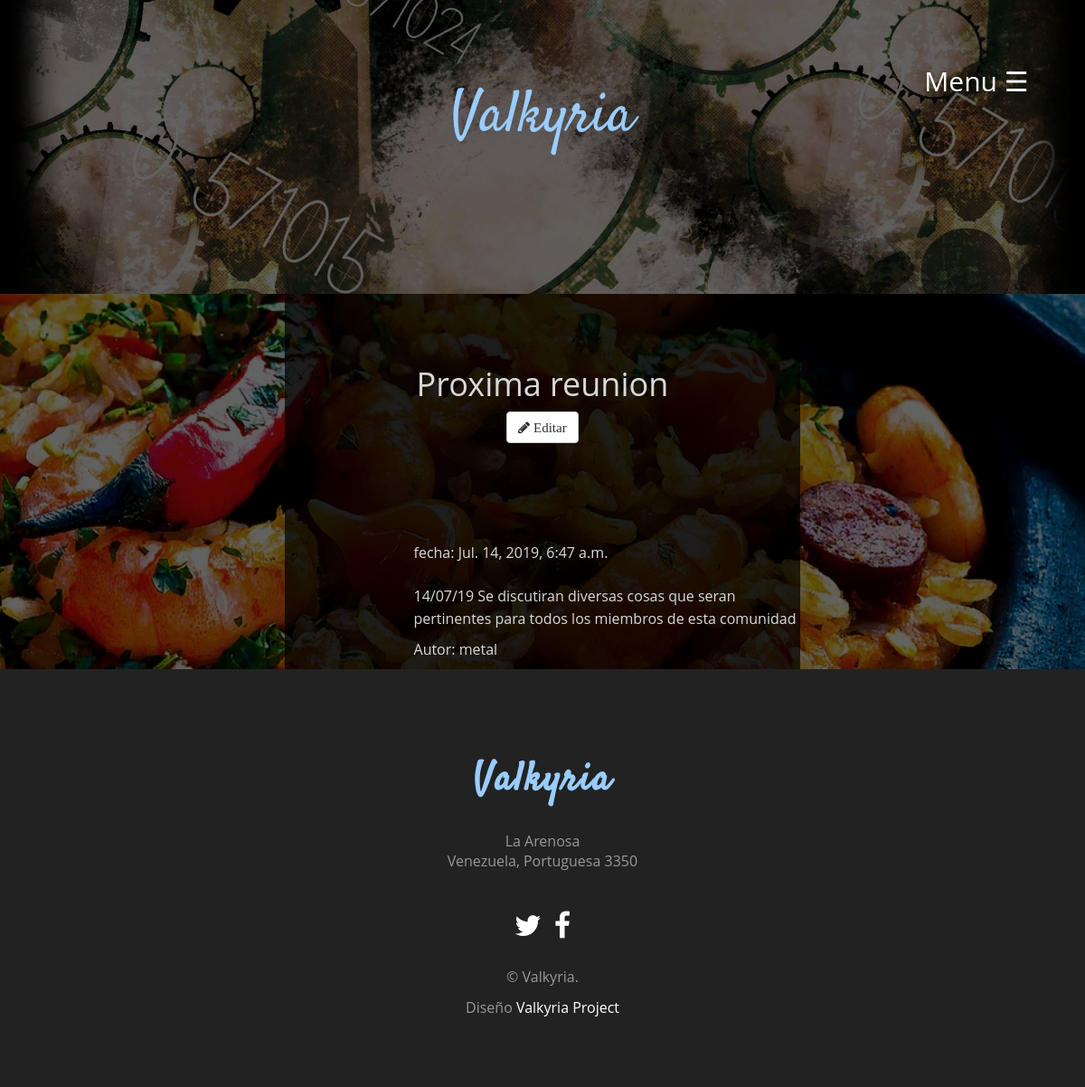
Before: /post/2/ with the older database file.
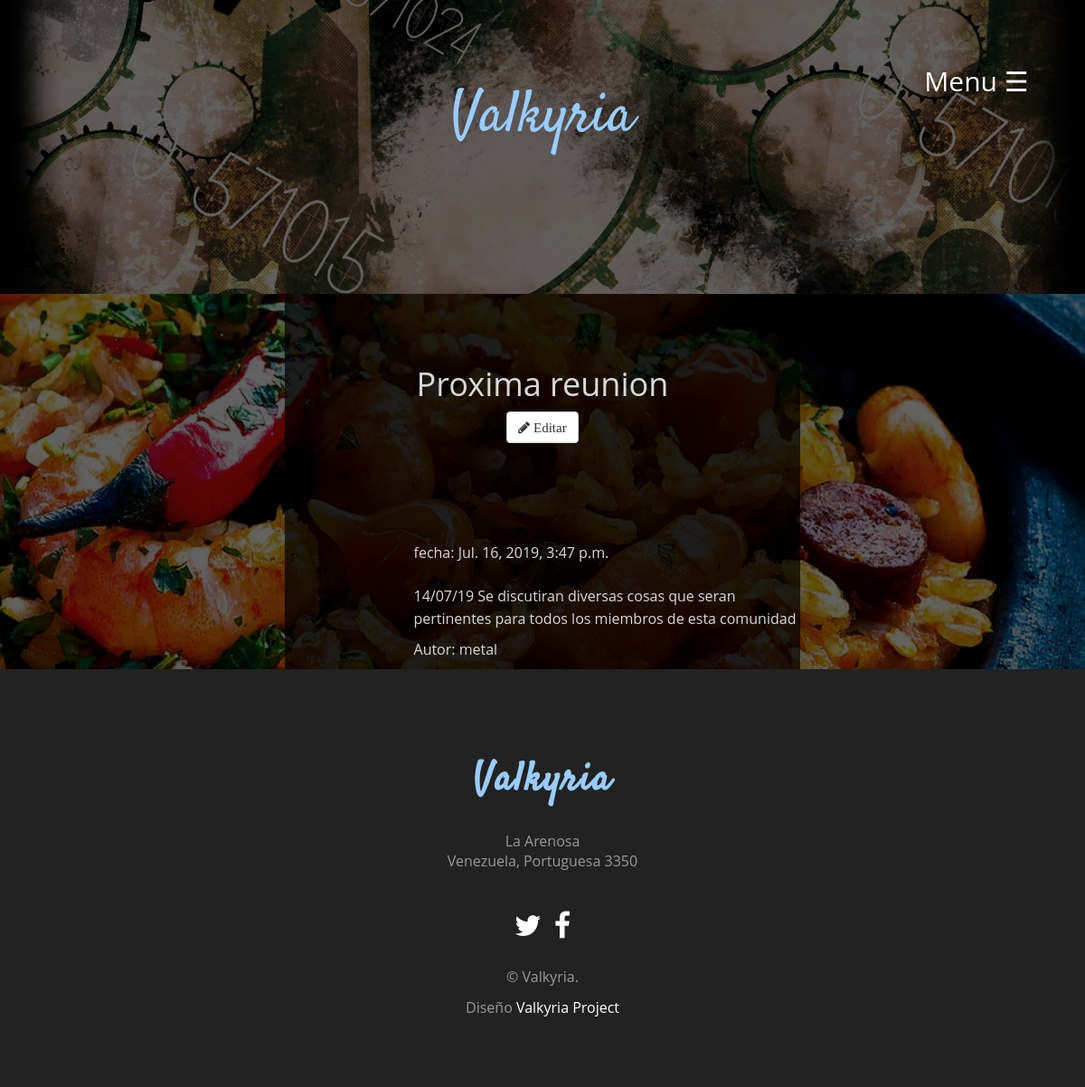
After: the same page with the newer database file.
### registro1/models.py (models this page shows, shortened)
class Post(models.Model):
    autor = models.ForeignKey('auth.User', on_delete=models.CASCADE, null=True)
    titulo = models.CharField(max_length=200)
    texto = models.CharField(max_length=2000000)
    fecha_creacion = models.DateTimeField(default=timezone.now)
    fecha_publicacion = models.DateTimeField(blank=True, null=True)

### registro1/views.py (the view)
# urls.py: path('post/<int:pk>/', views.post_detail, name='post_detail'),
def post_detail(request, pk):
    post = get_object_or_404(Post, pk=pk)
    form =""
    if request.user.is_superuser:
        form = PostForm(instance=post)
    return render(request, 'post_detail.html', {'post': post, 'form':form})

### templates/post_detail.html (shortened to what this page needs)
{% extends 'index.html' %}
{% block content %}
<div class="bg-color" class="section-padding">
  <div class="container">
    <div class="row bg-colorlet4">
      <div class="text-center" style="padding:60px;">
        <h1 class="fblanc">{{ post.titulo }}          </h1>
        <a class="btn btn-default" style="font-size: 15px;" href="{% url 'post_edit' pk=post.pk %}" required id="iconB" data-toggle="modal" data-target="#myModal1" data-id="" data-href="{% url 'post_edit' pk=post.pk %}"><span class="fa fa-pencil"> Editar</span></a>
      </div>
        <br>
        <br>
        <div class="">
            {% if post.fecha_publicacion %}
                <div class="fblanc mrmen">
                    <span style=""> fecha: {{ post.fecha_publicacion }} </span>
                </div>
                <br>
            {% endif %}
            <p class="fblanc mrmen">{{ post.texto|linebreaksbr }}</p>
            <p class="fblanc mrmen">Autor: {{ post.autor }}</p>
        </div>
    </div>
  </div>
</div>
{% endblock %}

Changed rows visible on the page:
changed Post "Proxima reunion": fecha_publicacion "Jul. 14, 2019, 6:47 a.m." → "Jul. 16, 2019, 3:47 p.m."
